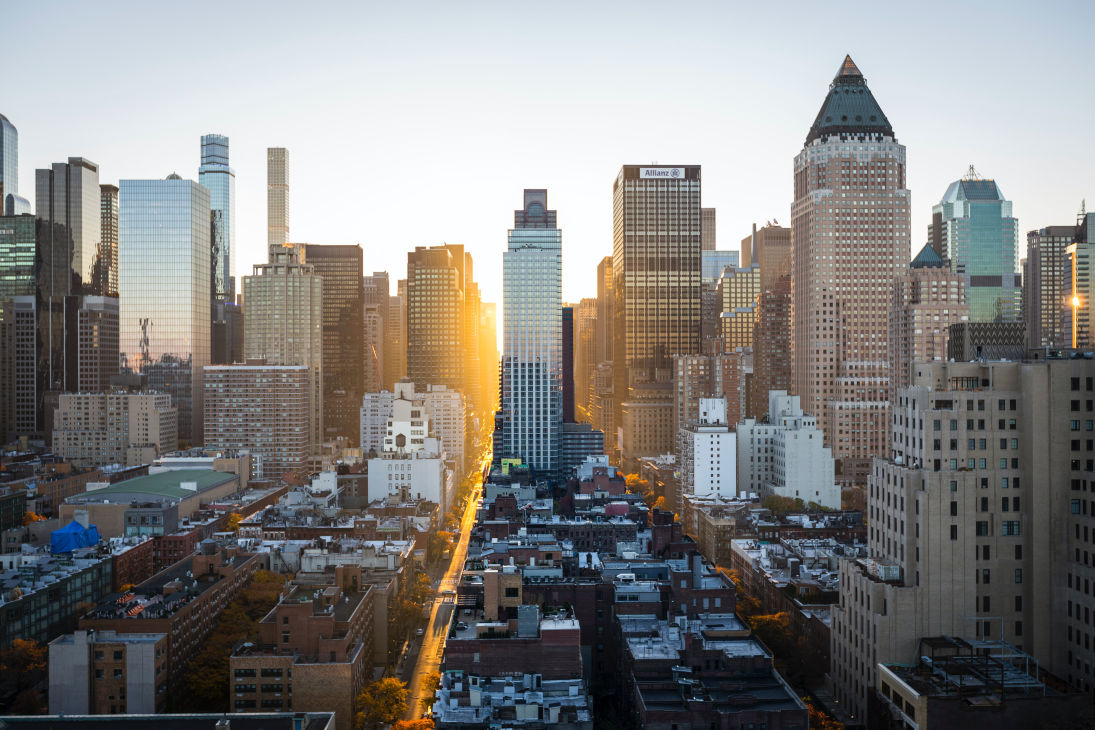
#> input picture Photos/city1.jpg, 5472 x 3648 px (shown at 1/5 size)
$ python Thresholding_and_Binarizing.py
#> lines starting #> are read from the running program, lines starting #| are printed output that depends on the picture; after the words box and inside, x2 and y2 are one past the last pixel; in counts of white or black regions, pixels touching at a corner belong together

import cv2 as cv

'''
Thresholding :
Thresholding is the binary realization of an image ,
In general , we want to take an image and convert it to
a binary image that is an image where pixels are either
0 or black and 255 or white.
EXAMPLE :
Take an image and take some particular value that we're
going to call the thresholding value And
Compare each pixel of image to this threshold of value.
If that pixel intentsity is less than the threshold value,
we set that pixel intensity to zero or black And If it is
above this threshold value , we set it to 255 or white.
so in this sense ,  we can esstentially create a binary image
just froma regular standalone image.

There are mainly 2 types of thresholding :
1> Simple Thresholding
2> Adaptive Thresholding
'''

def FrameScaling(frame , scale=0.5):
#> called with scale = 0.1
    width = int(frame.shape[1]*scale)
#> width = 547
    height = int(frame.shape[0]*scale)
#> height = 364
    dimension = (width , height)
#> dimension = (547, 364)
    return cv.resize(frame , dimension , interpolation=cv.INTER_AREA)
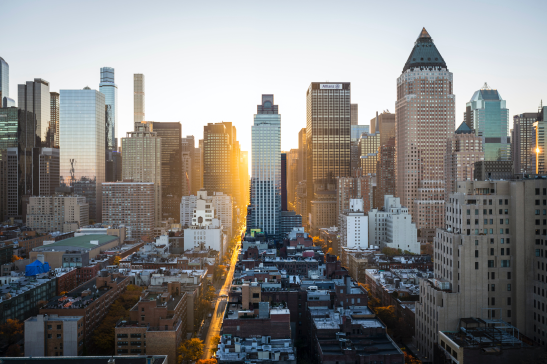
#> returned value: shape (364, 547, 3); mean of channels 0, 1, 2 127.9, 129.4, 130.5; drawn as B, G, R


img = FrameScaling(cv.imread('Photos/city1.jpg'),0.10)
cv.imshow('City',img)

# grascale image
gray = cv.cvtColor(img , cv.COLOR_BGR2GRAY)
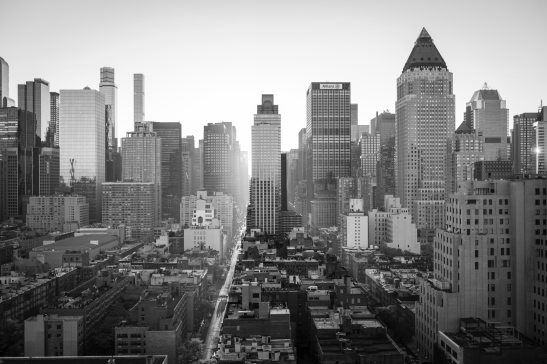
#> gray: shape (364, 547); min 1, max 255, mean 129.6
cv.imshow("GrayScale",gray)

# Simple Thresholding
# cv.threshold(src_img , threshold_value , max_value , threshold_type , dst(default=None))
# threshold_value <max_value

'''
cv.threshold() returns two values
1> thresh : it is binarized image of src image
2> threshold : it is essentially same value that you passed (in this its 150)
'''
threshold , thresh = cv.threshold(gray , 150 ,255 , cv.THRESH_BINARY)
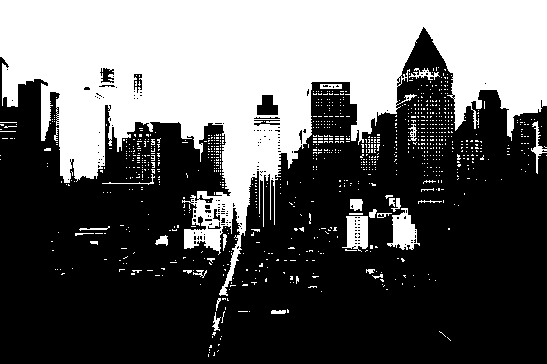
#> thresh: shape (364, 547); 37.2% white; 976 white regions (947 under 20 px), largest, box (x1, y1, x2, y2) and area: (0, 0, 547, 296) 68496, (387, 208, 420, 250) 747, (342, 216, 368, 252) 643
cv.imshow('Simple Thresholded',thresh)

threshold, thresh_inv = cv.threshold(gray, 150, 255, cv.THRESH_BINARY_INV)
cv.imshow('Simple Thresholded Inverse', thresh_inv)

'''
Disadvantage of simple thresholding is that we have to provide
thresholding value manually ,it might work on some cases but
for advance visioning it will not work .
'''

# Adaptive Thresholding
'''
In this we gonna let computer find the optimal threshold value
by itself And using that value that refines , it binarizes over
the image .
so, thats an essence that entire crux of adaptive thresholding.
cv,adaptivethreshold(src_img , max_value , adaptive_method,
threshold_type , blocksize , C , dst(default is None))
'''

adaptive_thresh = cv.adaptiveThreshold(gray, 255,cv.ADAPTIVE_THRESH_MEAN_C, cv.THRESH_BINARY, 11, 3)
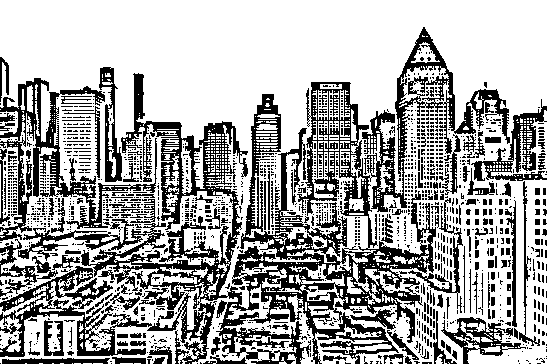
#> adaptive_thresh: shape (364, 547); 66.7% white; 1565 black regions (1382 under 20 px), largest, box (x1, y1, x2, y2) and area: (0, 27, 510, 364) 38320, (0, 78, 157, 241) 4855, (471, 99, 547, 181) 1757

cv.imshow('Adaptive Thresholding' , adaptive_thresh)

adaptive_thresh_inv = cv.adaptiveThreshold(gray, 255, cv.ADAPTIVE_THRESH_MEAN_C, cv.THRESH_BINARY_INV, 13, 3)
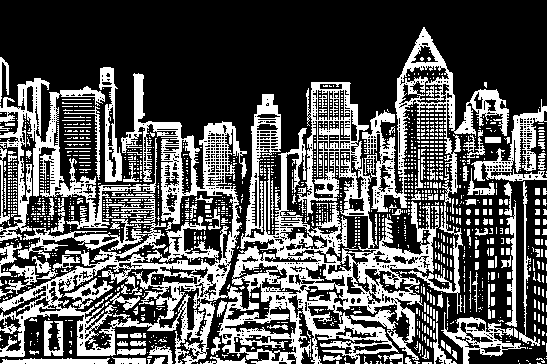
#> adaptive_thresh_inv: shape (364, 547); 34.2% white; 1470 white regions (1309 under 20 px), largest, box (x1, y1, x2, y2) and area: (0, 27, 509, 364) 40277, (0, 78, 157, 241) 5249, (471, 99, 547, 182) 1817
cv.imshow('Adaptive Mean Thresholding Inverse', adaptive_thresh_inv)

# gaussian put weight on each pixel value and calculate mean of it
adaptive_thresh_inv = cv.adaptiveThreshold(
    gray, 255, cv.ADAPTIVE_THRESH_GAUSSIAN_C, cv.THRESH_BINARY_INV, 13, 3)
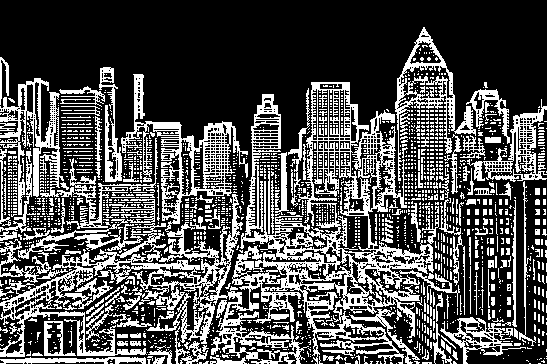
#> adaptive_thresh_inv: shape (364, 547); 31.5% white in thin lines or dots

cv.imshow('Adaptive Gaussian Thresholding Inverse', adaptive_thresh_inv)

cv.waitKey(0)

$ run again, with Photos/city2.jpg copied over Photos/city1.jpg
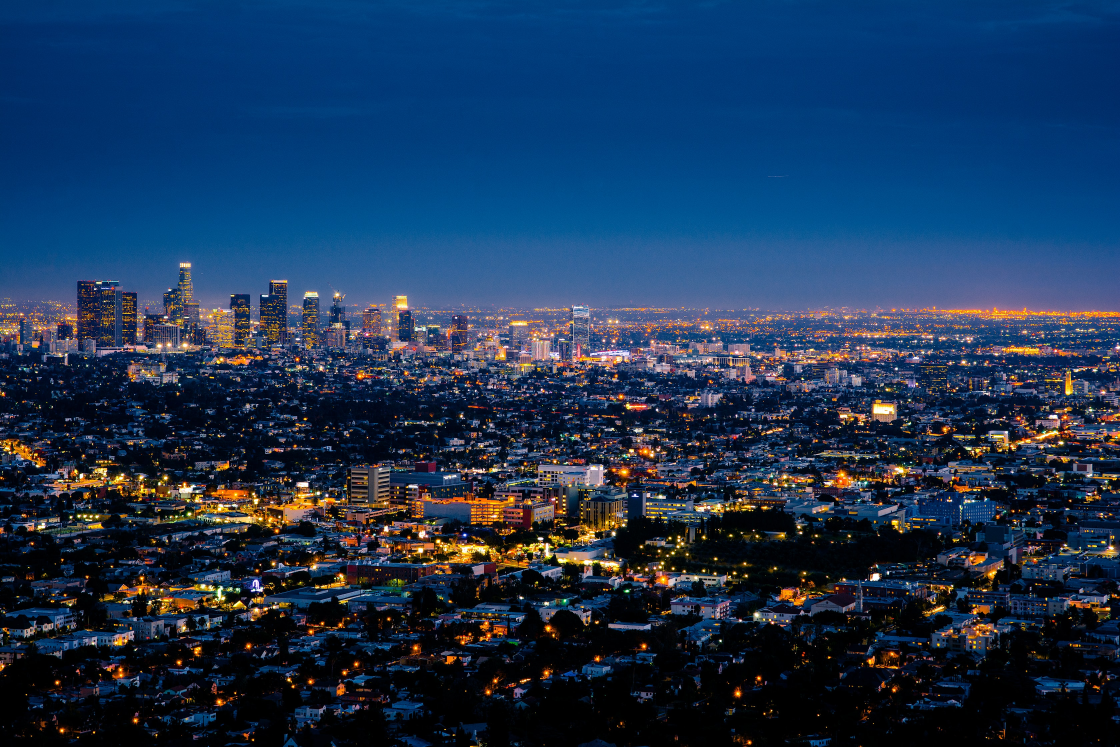
#> input picture Photos/city2.jpg, 3360 x 2240 px (shown at 1/3 size)
#> width = 336
#> dimension = (336, 224)
#> `threshold , thresh = cv.threshold(gray , 150 ,255 , cv.THRESH_BINARY)`:
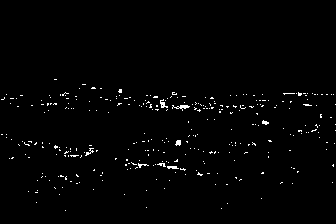
#> thresh: shape (224, 336); 1.3% white in thin lines or dots, all inside (x1, y1, x2, y2) = (1, 79, 336, 211)
#> adaptive_thresh: shape (224, 336); 65.3% white; 215 black regions (196 under 20 px), largest, box (x1, y1, x2, y2) and area: (0, 72, 336, 224) 24382, (226, 87, 336, 92) 352, (158, 85, 218, 98) 176
#> `adaptive_thresh_inv = cv.adaptiveThreshold( gray, 255, cv.ADAPTIVE_THR..`:
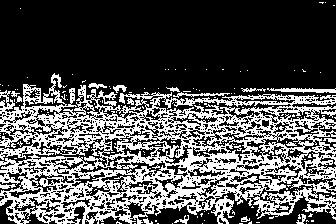
#> adaptive_thresh_inv: shape (224, 336); 33% white in thin lines or dots

$ run again, with Photos/Cat_moves.jpg copied over Photos/city1.jpg
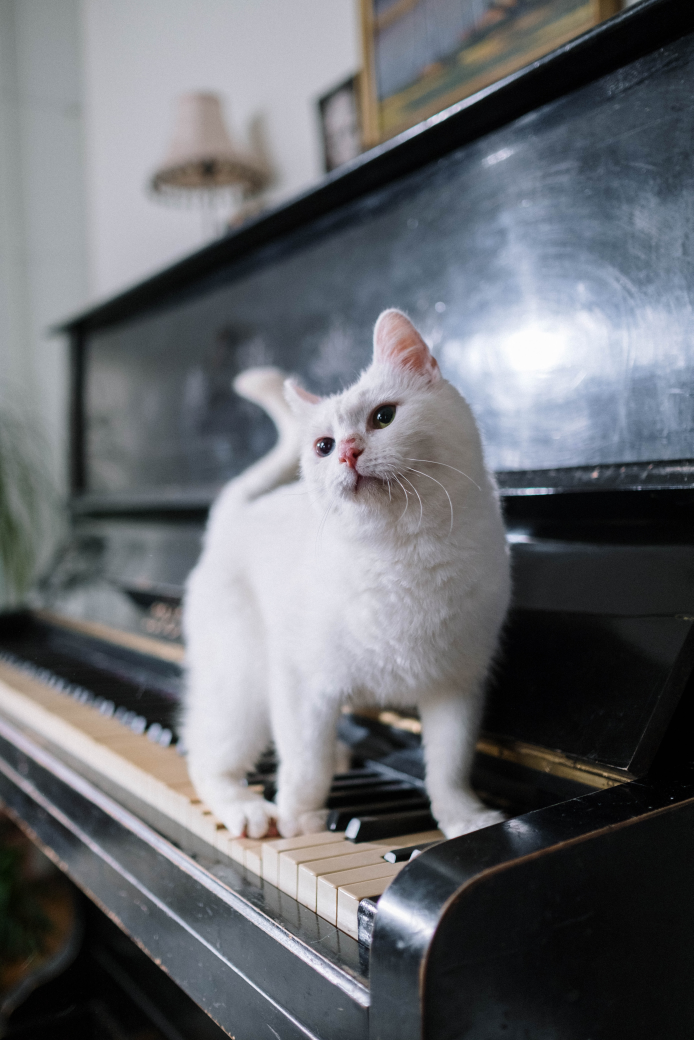
#> input picture Photos/Cat_moves.jpg, 4160 x 6240 px (shown at 1/6 size)
#> width = 416
#> dimension = (416, 624)
#> `threshold , thresh = cv.threshold(gray , 150 ,255 , cv.THRESH_BINARY)`:
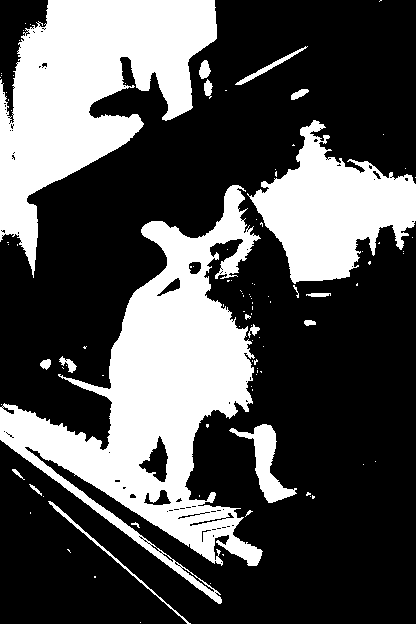
#> thresh: shape (624, 416); 32.3% white; 104 white regions (85 under 20 px), largest, box (x1, y1, x2, y2) and area: (0, 185, 263, 604) 37829, (0, 0, 217, 278) 28219, (247, 120, 416, 284) 14147
#> adaptive_thresh: shape (624, 416); 73.7% white; 1843 black regions (1577 under 20 px), largest, box (x1, y1, x2, y2) and area: (27, 1, 403, 391) 9160, (0, 423, 254, 624) 7589, (233, 406, 416, 548) 4418
#> `adaptive_thresh_inv = cv.adaptiveThreshold( gray, 255, cv.ADAPTIVE_THR..`:
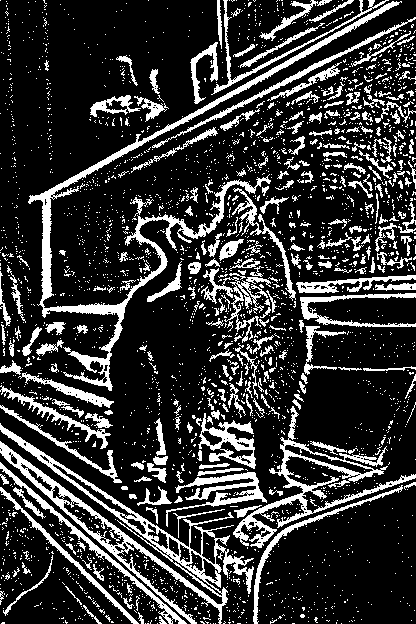
#> adaptive_thresh_inv: shape (624, 416); 20.7% white; 2673 white regions (2398 under 20 px), largest, box (x1, y1, x2, y2) and area: (28, 1, 402, 391) 6537, (0, 423, 254, 624) 6252, (233, 406, 416, 548) 3301
